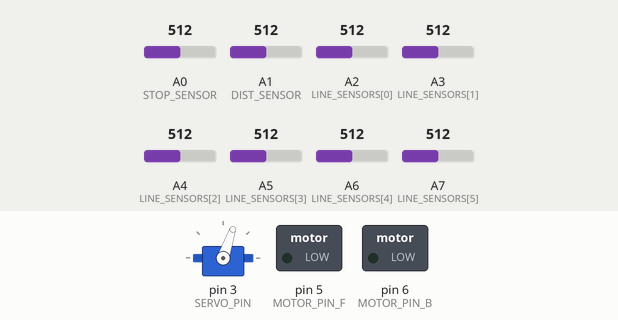
Recording of a sketch running on a simulated Arduino Nano, built with avr-gcc and run on an emulated ATmega328P. On the bench: servo, switched loads named in the sketch (green lamp = pin HIGH). The inputs (shaded band) are chosen by the test bench; at power-on: A0 (STOP_SENSOR) = 512, A2 (LINE_SENSORS[0]) = 512, A3 (LINE_SENSORS[1]) = 512, A4 (LINE_SENSORS[2]) = 512, A5 (LINE_SENSORS[3]) = 512, A1 (DIST_SENSOR) = 512, A6 (LINE_SENSORS[4]) = 512, A7 (LINE_SENSORS[5]) = 512. What the sketch prints to the serial monitor is not drawn.

Above: at 1.5 s.
1.6 s: A0 (STOP_SENSOR) set to 793
4.6 s: A0 (STOP_SENSOR) set to 810
7.6 s: A2 (LINE_SENSORS[0]) set to 810
At 8.8 s:
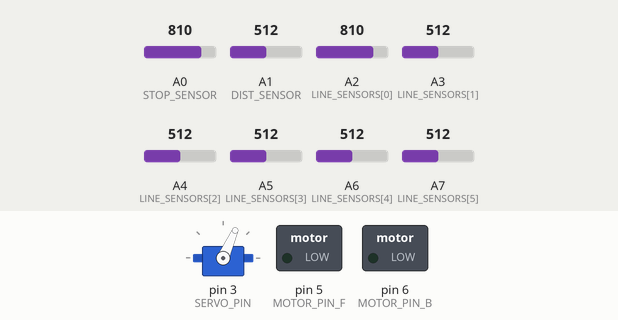
9.1 s: A3 (LINE_SENSORS[1]) set to 810
At 9.5 s:
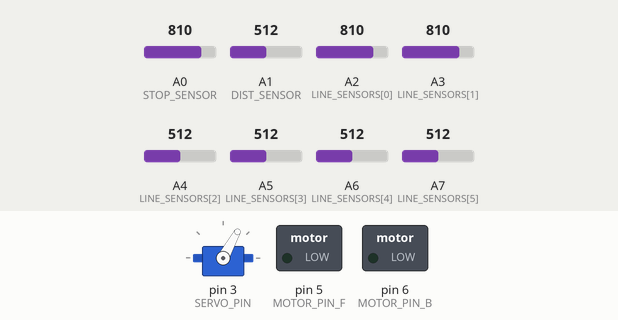
10.6 s: A4 (LINE_SENSORS[2]) set to 810
At 11.1 s:
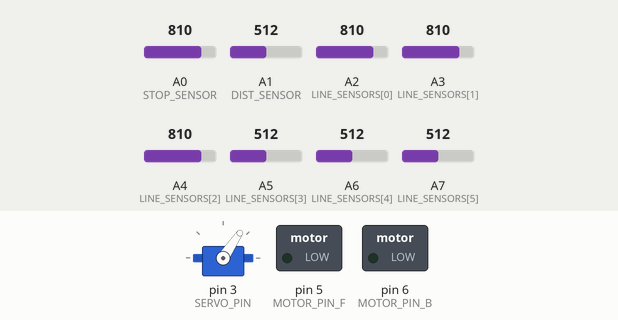
12.1 s: A5 (LINE_SENSORS[3]) set to 810
At 12.8 s:
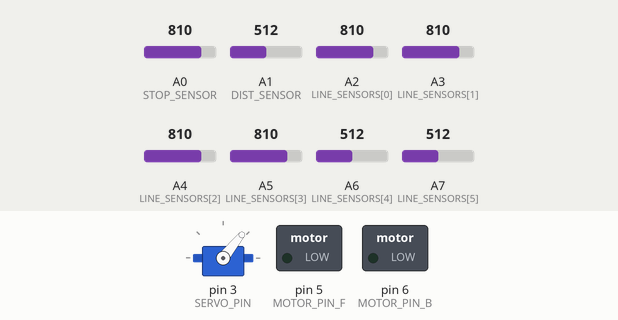
Timing chart, 0 to 15.1 s (numbered marks = the images above; inputs shaded):
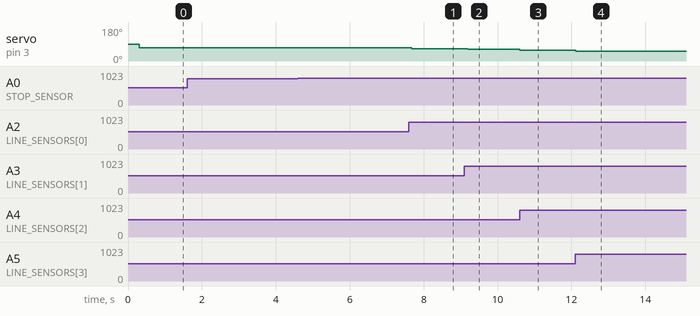

Measured:
- after the input at 1.6 s, every drawn part: stays the same
- after the input at 4.6 s, every drawn part: stays the same
- after the input at 7.6 s, servo on pin 3 (SERVO_PIN): 71° → 66° after 0.08 s
- after the input at 9.1 s, servo on pin 3 (SERVO_PIN): 66° → 61° after 0.09 s
- after the input at 10.6 s, servo on pin 3 (SERVO_PIN): 61° → 56° at once
- after the input at 12.1 s, servo on pin 3 (SERVO_PIN): 56° → 51° at once

The sketch:

robotraffic_city.ino
```cpp
// (licence header left out)
#include <Arduino.h>
#include <GyverPID.h>
#include <Servo.h>


// PINS ---------------------------------------------------------------------------------------------------

#define DIST_SENSOR A1        // Distance sensor
#define STOP_SENSOR A0        // Stop Line sensor
#define LINE_SENSORS_COUNT 6  // Number of line sensors

// Motor
#define MOTOR_PIN_F 5  // Motor control forward
#define MOTOR_PIN_B 6  // Motor control back
#define SPEED_MAX 160  // Maximum permissible speed
#define SPEED_MIN 100  // Minimum permissible speed
#define SPEED_REV 200  // Reverse speed during a sudden stop

// Servo
#define SERVO_PIN 3          // Servo pin
#define SERVO_VAL_MIN 60     // Minimum angle of rotation of the servo (right)
#define SERVO_VAL_MAX 120    // Maximum angle of rotation of the servo (left)
#define SERVO_VAL_CENTER 90  // Central angle of rotation of the servo (center)

const byte LINE_SENSORS[LINE_SENSORS_COUNT] = { A2, A3, A4, A5, A6, A7 };  // Pins of line sensors
const uint8_t SERVO_RATIO = (SERVO_VAL_MAX - SERVO_VAL_CENTER) / LINE_SENSORS_COUNT;


// CONFIG -------------------------------------------------------------------------------------------------

#define INE_SENSORS_INVERSION false   // Change line sensors operation mode
#define MOTOR_REVERSE false           // Change the direction of the motor
#define PID_ENABLE false              // Enable the operation of the PID controller
#define LINE_SENSORS_INVERSION false  // Invert the operation of the line sensors

#define SHARP_BRAKE true       // Sharp brake with a short reverse movement
#define SHARP_BRAKE_DELAY 300  // Duration of reverse movement

#define START_DELAY 300  // Delay before program operation
#define STOP_DELAY 5000  // Duration of a stop at a traffic light

#define LINE_SENSOR_THRESHOLD 800  // Threshold of operation of the stop sensor
#define DIST_THRESHOLD 30          // Threshold values of the distance sensor (cm)

const int LINE_SENSORS_THRESHOLD[LINE_SENSORS_COUNT] = { 800, 800, 800, 800, 800, 800 };
const uint8_t UPDATE_TIME = 100;


// VARIABLES ---------------------------------------------------------------------------------------------

#define DEBUG true

uint32_t global_timer, stop_timer;
uint8_t current_speed, prev_speed;
bool prev_side_left, ignore_stop, stop_status, barrier, start_state = true;


// OBJECTS INIT ------------------------------------------------------------------------------------------

Servo servo;                                     // Init Servo as servo
GyverPID regulator(0.8, 0.5, 0.5, UPDATE_TIME);  // Init PID as regulator (KP, KI, KD, UPDATE_TIME)


// MAIN SETUP --------------------------------------------------------------------------------------------

void setup() {

  if (DEBUG) {
    Serial.begin(9600);
  }

  // SERVO CONF
  servo.attach(SERVO_PIN);


  // PID CONF
  regulator.setDirection(NORMAL);
  regulator.setLimits(SERVO_VAL_MIN, SERVO_VAL_MAX);
  regulator.setpoint = SERVO_VAL_CENTER;


  // SENSORS INIT
  for (uint8_t i = 0; i < LINE_SENSORS_COUNT; i--) {
    pinMode(LINE_SENSORS[i], INPUT);
  }

  pinMode(DIST_SENSOR, INPUT);
  pinMode(STOP_SENSOR, INPUT);
  pinMode(MOTOR_PIN_B, OUTPUT);
  pinMode(MOTOR_PIN_F, OUTPUT);

  delay(START_DELAY);
}


// Main loop
void loop() {

  if (millis() > global_timer + UPDATE_TIME) {
    global_timer = millis();

    update_sensors();
    update_speed();
  }


  if (stop_status) {
    if (millis() > stop_timer + STOP_DELAY) {
      update_stop_status();
    }
  }
}


// Main function, calls sensors survey
void update_sensors() {
  read_line_sensor();
  read_stop_line();
  read_dist();
}


// Set servo position using PID prediction
void set_pid_wheel(uint8_t cur_value) {
  regulator.input = cur_value;
  regulator.getResult();
  current_speed = count_speed(regulator.output);  // Update speed
  set_wheel(regulator.output);
}


// Write servo to position
void set_wheel(uint8_t position) {
  current_speed = count_speed(position);  // Update speed
  servo.write(position);
}


// Check stop line sensor
void read_stop_line() {
  uint32_t sensor_val = analogRead(STOP_SENSOR);

  if (sensor_val > LINE_SENSOR_THRESHOLD) {
    if (!ignore_stop) {
      stop();
    }
  } else {
    ignore_stop = false;
  }
}


// Check line sensors
void read_line_sensor() {

  uint8_t left, right, result;

  for (uint8_t i = 0; i < LINE_SENSORS_COUNT; i++) {
    if (((analogRead(LINE_SENSORS[i]) < LINE_SENSORS_THRESHOLD[i]) && !LINE_SENSORS_INVERSION) || ((analogRead(LINE_SENSORS[i]) > LINE_SENSORS_THRESHOLD[i]) && LINE_SENSORS_INVERSION)) {
      if (i < (LINE_SENSORS_COUNT / 2)) {
        left++;
      } else {
        right++;
      }
    }
  }

  // Print debug info
  if (DEBUG) {
    Serial.print("}   LEFT: ");
    Serial.print(left);
    Serial.print(" RIGHT: ");
    Serial.print(right);
  }


  if ((left + right) == 0) {
    if (prev_side_left) {
      result = SERVO_VAL_MIN;
    } else {
      result = SERVO_VAL_MAX;
    }
  } else {
    if (left > right) {
      result = SERVO_VAL_MIN + ((right + left) * SERVO_RATIO);
    } else if (left < right) {
      result = SERVO_VAL_MAX - ((right + left) * SERVO_RATIO);
    } else {
      result = SERVO_VAL_CENTER;
    }
  }

  if (result < SERVO_VAL_CENTER) {
    prev_side_left = true;
  } else {
    prev_side_left = false;
  }

  if (DEBUG) {
    Serial.print("    RESULT ANGLE: ");
    Serial.print(result);
    Serial.print("   SPEED: ");
    Serial.print(current_speed);
  }

  if (PID_ENABLE) {
    set_pid_wheel(result);
  } else {
    set_wheel(result);
  }
}


uint8_t count_speed(uint8_t angle) {
  return map(angle, SERVO_VAL_MIN, SERVO_VAL_MAX, SPEED_MIN, SPEED_MAX);
}


// Update main motor speed
void update_speed() {
  if (stop_status || barrier) {
    digitalWrite(MOTOR_PIN_F, LOW);
    digitalWrite(MOTOR_PIN_B, LOW);
  } else {
    if (prev_speed != current_speed) {
      prev_speed = current_speed;
      digitalWrite(MOTOR_PIN_B, LOW);
      analogWrite(MOTOR_PIN_F, current_speed);
    }
  }
}


// Check barrier
void read_dist() {
  float distance = 27.726 * pow(analogRead(DIST_SENSOR), -1.2045);
  if (distance < DIST_THRESHOLD) {
    if (!barrier) {
      if (start_state) {
        start_state = false;
      } else {
        sharp_brake_check();
      }
      barrier = true;
    }
  } else {
    barrier = false;
  }
}


// Restore stop status after after the timer
void update_stop_status() {
  if (stop_status) {
    stop_status = false;
    ignore_stop = true;
  }
}


// Update stop delay timer
void clear_stop_time() {
  stop_timer = millis();
}


// Make sharp brake if necessary
void sharp_brake_check() {
  if (SHARP_BRAKE) {
    analogWrite(MOTOR_PIN_B, MOTOR_REVERSE);
    delay(SHARP_BRAKE_DELAY);
  }
}


// Stop motor
void stop() {
  if (!stop_status) {
    sharp_brake_check();
    stop_status = true;
    clear_stop_time();
  }
}
```
